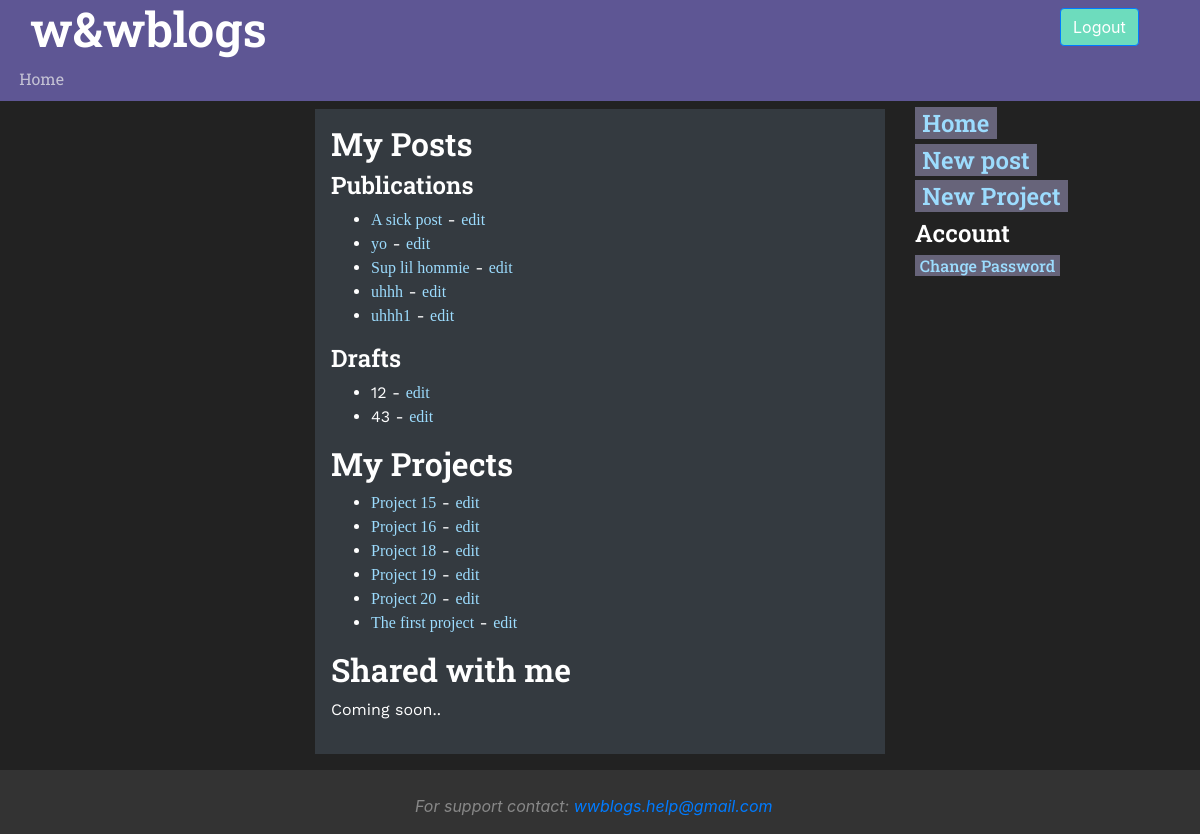
The page /me/ (signed in) on the database as committed earlier.
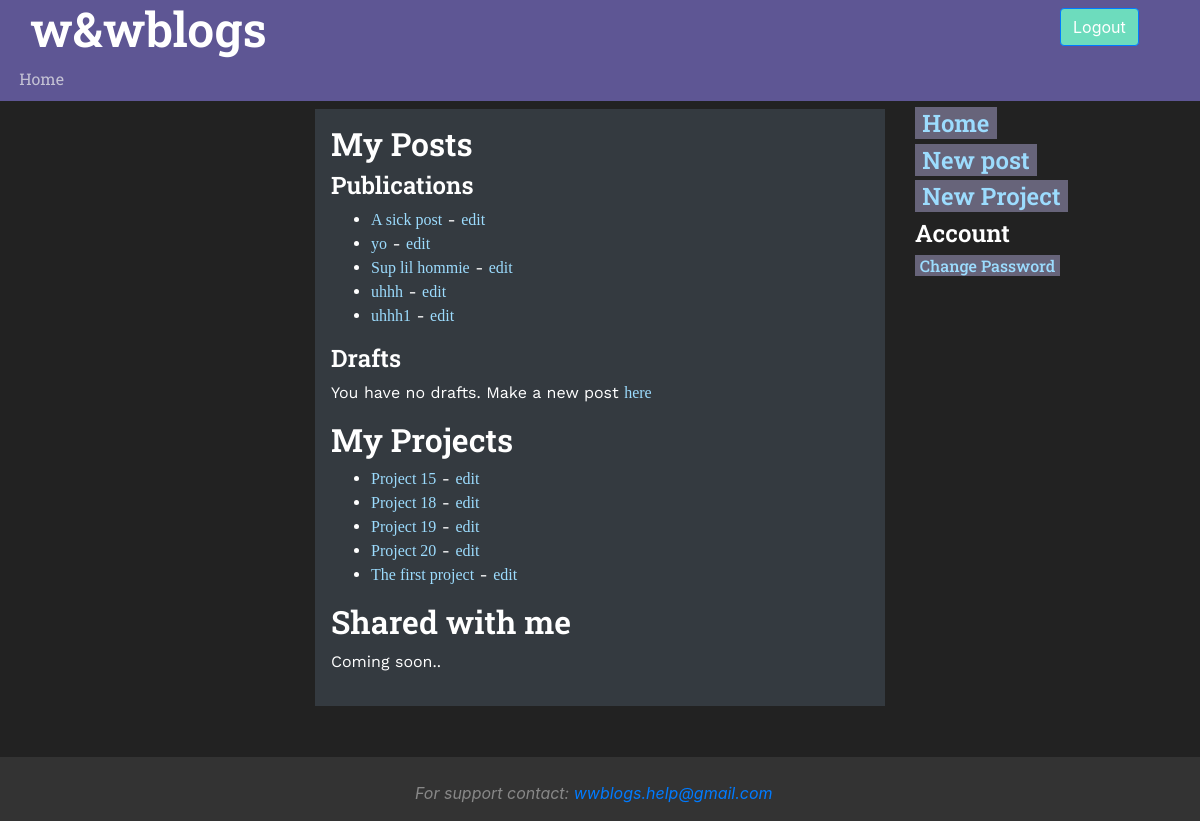
The same page on the database as committed later.
### wwapp/models.py (models this page shows, shortened)
class Article(models.Model):
    article_id = models.AutoField(primary_key=True)
    article_title = models.CharField(max_length=45)
    pub_date = models.DateTimeField(blank=True, null=True)
    author = models.ForeignKey(User, on_delete=models.PROTECT)
    published = models.BooleanField(default=False)
    creation_date = models.DateTimeField(auto_now_add=True)
    article_parent = models.ForeignKey("Article", on_delete=models.SET_NULL, null=True, blank=True)
    """
    # populate with -  default=timezone.now - from django.utils.timezone.now()
    # edit_date = models.DateField(auto_now=True)
    # can be used instead auto_now_add = True,
    """
    class Meta:
        indexes = [
            models.Index(fields=['article_title']),
            models.Index(fields=['author']),
        ]

class Category(models.Model):
    category_id = models.AutoField(primary_key=True)
    category_name = models.CharField(unique=True, max_length=45)
    category_creator = models.ForeignKey(User, on_delete=models.PROTECT)
    category_description = models.CharField(null=True, max_length=300)
    class CategoryType(models.TextChoices):
        PROJECT = 'PROJECT', _('Project')
        TOPIC = 'TOPIC', _('Topic')
        SUBTOPIC = 'SUBTOPIC', _('SubTopic')
    category_type = models.CharField(max_length=45, choices=CategoryType.choices, default=CategoryType.PROJECT)
    class Meta:
        verbose_name_plural = 'Categories'
        indexes = [
            models.Index(fields=['category_name']),
        ]

### wwapp/views.py (the view)
# urls.py: path('me/', views.manage_own_content, name='manage_own_content'),
@login_required
def manage_own_content(request):
    drafted_articles = ArticleHandler.get_user_drafted_articles(request.user)
    published_articles = ArticleHandler.get_user_published_articles(request.user)
    values = {
        "drafted_articles": drafted_articles,
        "published_articles": published_articles,
        "user": request.user,
        "user_projects": CategoryHandler.get_user_projects(request.user),
    }
    return render(request, 'wwapp/manage_user_content.html', values)

### wwapp/handlers.py (called while the page is built)
    @staticmethod
    def get_user_projects(user: User) -> [Category]:
        try:
            return Category.objects.filter(category_creator_id=user.id,
                                           category_type=Category.CategoryType.PROJECT).order_by('category_name')
        except exceptions.EmptyResultSet:
            return []

    @staticmethod
    def get_user_published_articles(user: User):
        try:
            return Article.objects.filter(author_id=user.id, published=True).order_by('-pub_date')
        except exceptions.EmptyResultSet:
            return None

    @staticmethod
    def get_user_drafted_articles(user: User):
        try:
            return Article.objects.filter(author_id=user.id, published=False).order_by('-creation_date')
        except exceptions.EmptyResultSet:
            return None

### wwapp/templates/wwapp/manage_user_content.html (shortened to what this page needs)
{% extends 'wwapp/base.html' %}
{% block right_nav %}
    {% if request.user.is_authenticated %}
        <h4><a href="{% url 'wwapp:index' %}">Home</a></h4>
        <h4><a href="{% url 'wwapp:new_article' %}">New post</a></h4>
        <h4><a href="{% url 'wwapp:new_project' %}">New Project</a></h4>
        <h4>Account</h4>
        <h6><a href="{% url 'account:change_password' %}">Change Password</a></h6>
    {% endif %}
{% endblock %}
{% block content %}
    {% if request.user.is_authenticated %}
        <h3>My Posts</h3>
    {% endif %}
    <h4>Publications</h4>
    {% if published_articles %}
        <ul title="publications_list">
            {% for article in published_articles %}
                <li>
                    <a href="{% url 'wwapp:open_article' article.article_id %}">{{ article.article_title }}</a>
                     - <a href="{% url 'wwapp:edit_article' article.article_id %}">edit</a>
                </li>
            {% endfor %}
        </ul>
    {% else %}
        <p><i>You have no published posts.<br>Publish one of your drafts or make new post <a href="{% url 'wwapp:new_article' %}">here</a></i></p>
    {% endif %}
    <h4>Drafts</h4>
    {% if drafted_articles %}
        <ul title="drafts_list">
            {% for article in drafted_articles %}
                <li>
                    {{ article.article_title }}
                    - <a href="{% url 'wwapp:edit_article' article.article_id %}">edit</a>
                </li>
            {% endfor %}
        </ul>
    {% else %}
        <p>You have no drafts. Make a new post <a href="{% url 'wwapp:new_article' %}">here</a></p>
    {% endif %}
    <h3>My Projects</h3>
    {% if user_projects %}
        <ul title="drafts_list">
            {% for project in user_projects %}
                <li>
                    <a href="{% url 'wwapp:open_category' project.category_id %}">{{ project.category_name }}</a>
                     - <a href="{% url 'wwapp:edit_category' project.category_id %}">edit</a>
                </li>
            {% endfor %}
        </ul>
    {% else %}
        <p>You have no projects yet. Start a new project <a href="{% url 'wwapp:new_project' %}">here</a></p>
    {% endif %}
    <h3>Shared with me</h3>
    <p>Coming soon..</p>
{% endblock %}

Rows that differ between the two databases and show on the page:
removed Article: article_title "12", shown under "Drafts"
removed Article: article_title "43", shown under "Drafts"
removed Category: category_name "Project 16"
Other text that changed with them:
text now shown: "You have no drafts. Make a new post here"
